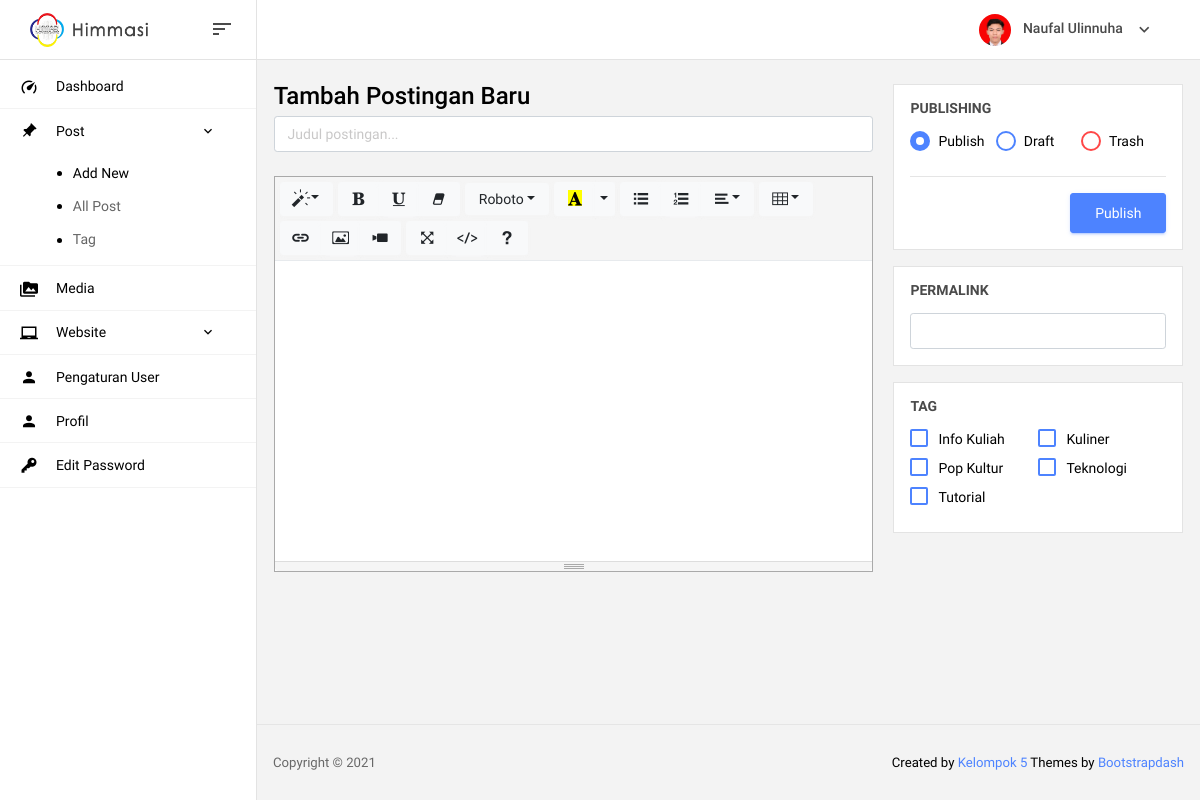
The app's page /admin/post-new (signed in) with its own data.
### tables this page shows
CREATE TABLE `user` (
  `id_user` int(11) NOT NULL,
  `nama` varchar(100) NOT NULL,
  `username` varchar(50) NOT NULL,
  `password` varchar(50) NOT NULL,
  `level` varchar(50) NOT NULL,
  `jabatan` varchar(50) NOT NULL,
  `foto` varchar(50) NOT NULL
);

CREATE TABLE `tag` (
  `id_tag` int(11) NOT NULL,
  `tag` varchar(50) NOT NULL
);

### admin/includes/session.php (called while the page is built, shortened)
<?php
	$id_user = $_SESSION['id_user'];
	$query = mysqli_query($koneksi,"SELECT `username`, `nama`, `foto` FROM `user` WHERE `id_user` = $id_user");
  	while($data = mysqli_fetch_row($query)){
    	$nama     = $data[1];
    	$foto     = $data[2];
  	}
?>

### admin/page/post-new.php (the view, shortened to what this page needs)
<form method="post">
<div class="row">
	<div class="col-md-8">
    <div class="form-group">
      <h3>Tambah Postingan Baru</h3>
      <input type="text" class="form-control form-control-sm" id="judul" name="judul" placeholder="Judul postingan..." maxlength="90" required>
    </div>
	</div>
	<div class="col-md-4">
		<div class="card">
			<div class="card-body">
				<h4 class="card-title">Publishing</h4>
				<div class="form-group row m-0">
          <div class="form-check col-4 my-0">
            <label class="form-check-label">
              Publish
            </label>
          </div>
          <div class="form-check col-4 my-0">
            <label class="form-check-label">
              Draft
            </label>
          </div>
          <div class="form-check form-check-danger col-4 my-0">
            <label class="form-check-label">
              Trash
            </label>
          </div>
        </div>
        <hr>
        <div class="row m-0">
        	<button type="submit" name="submit-new" id="submitNew" class="btn btn-primary ml-auto">Publish</button>
        </div>
			</div>
		</div>
		<div class="card">
			<div class="card-body">
				<h4 class="card-title">Permalink</h4>
				<input type="text" class="form-control form-control-sm" id="link" name="link" maxlength="90" required>
			</div>
		</div>
		<div class="card">
			<div class="card-body">
				<h4 class="card-title">Tag</h4>
				<div class="form-group row m-0">
          <?php
            $sql = "SELECT `id_tag`, `tag` FROM `tag` ORDER BY `tag`";
            $query = mysqli_query($koneksi,$sql);
            while($data = mysqli_fetch_array($query)){
              $id_tag  = $data["id_tag"];
              $tag     = $data["tag"];
          ?>
          <div class="form-check col-6 my-0">
            <label class="form-check-label">
              <input type="checkbox" class="form-check-input" name="tag[]" value="<?= $id_tag ?>"><?= $tag ?>
            </label>
          </div>
          <?php } ?>
        </div>
			</div>
		</div>
	</div>
</div>
</form>

### admin/includes/navbar.php (shortened to what this page needs)
<nav class="navbar col-lg-12 col-12 p-0 fixed-top d-flex flex-row">
      <div class="navbar-brand-wrapper d-flex justify-content-center">
        <div class="navbar-brand-inner-wrapper d-flex justify-content-between align-items-center w-100">
          <a class="navbar-brand brand-logo" href="index.php"><img class="of-contain w-100" src="assets/img/logo.png" alt="logo"/></a>
          <button class="navbar-toggler navbar-toggler align-self-center" type="button" data-toggle="minimize">
            <span class="mdi mdi-sort-variant"></span>
          </button>
        </div>
      </div>
      <div class="navbar-menu-wrapper d-flex align-items-center justify-content-end">
        <ul class="navbar-nav navbar-nav-right">
          <li class="nav-item nav-profile dropdown">
            <a class="nav-link dropdown-toggle" href="#" data-toggle="dropdown" id="profileDropdown">
              <img src="assets/img/profil/<?= $foto ?>" class="img-profil" alt="profile"/>
              <span class="nav-profile-name"><?= $nama ?></span>
            </a>
          </li>
        </ul>
      </div>
    </nav>

### admin/includes/head.php (style rules this page uses)
.of-contain { object-fit: contain; }
.img-profil { object-fit: cover; object-position: top }
.form-control { border: 1px solid #ced4da; height: 36px !important; }
.card { border: 1px solid #e3e3e3; }

### admin/page/post-new.php (style rules this page uses)
.card-body { padding: 16px !important }
.card-title, .card { margin-bottom: 16px !important }

### records on screen
user: foto (picture), nama "Naufal Ulinnuha"
tag: tag "Info Kuliah"
tag: tag "Kuliner"
tag: tag "Pop Kultur"
tag: tag "Teknologi"
tag: tag "Tutorial"
